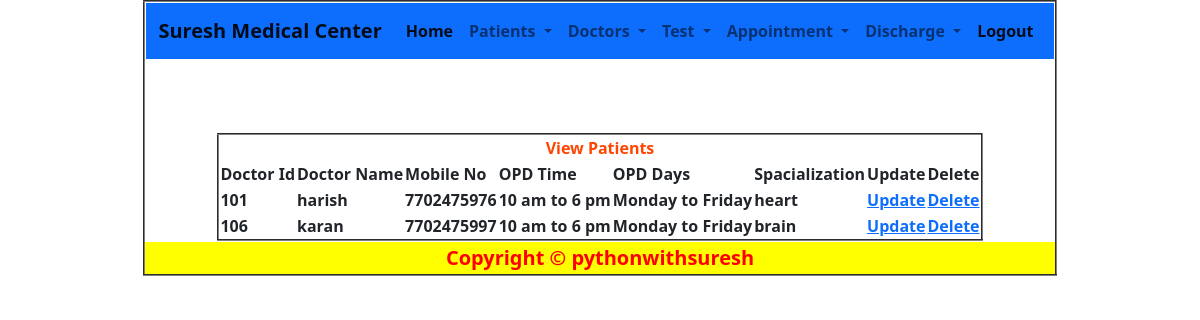
The app's page /viewd with its own data.
### app/models.py (models this page shows, shortened)
class DoctorModel(models.Model):
    Doctor_id=models.IntegerField(primary_key=True)
    Doctor_name=models.CharField(max_length=30)
    Mobile=models.IntegerField()
    OPT_Time=models.CharField(max_length=30)
    OPD_Days=models.CharField(max_length=30)
    Specialization=models.CharField(max_length=30)

### app/views.py (the view)
# urls.py: path('viewd',views.viewd,name='viewd'),
def viewd(request):
    return render(request, 'app/viewdoctor.html', {"data": DoctorModel.objects.all()})

### templates/app/viewdoctor.html
{% extends 'common.html' %}
{% block suresh %}
    <br><br><br>
    <table align="center" border="2">
    <tr><th colspan="11" style="color: orangered;text-align: center">View Patients</th></tr>
    <tr>
        <th>Doctor Id</th>
        <th>Doctor Name</th>
        <th>Mobile No</th>
        <th>OPD Time</th>
        <th>OPD Days</th>
        <th>Spacialization</th>
        <th>Update</th>
        <th>Delete</th>
    </tr>
    {% for x in data %}
        <tr>
            <th>{{ x.Doctor_id}}</th>
            <th>{{ x.Doctor_name}}</th>
            <th>{{ x.Mobile}}</th>
            <th>{{ x.OPT_Time}}</th>
            <th>{{ x.OPD_Days}}</th>
            <th>{{ x.Specialization}}</th>
        <th><a href="{% url 'updated' %}?pid={{ x.Doctor_id }}"> Update</a></th>
        <th><a href="{% url 'deld' %}?pid={{ x.Doctor_id }}"> Delete</a></th>
        </tr>
    {% endfor %}
    </table>
{% endblock %}

### records on screen
DoctorModel: Doctor_id "101", Doctor_name "harish", Mobile "7702475976", OPT_Time "10 am to 6 pm", OPD_Days "Monday to Friday", Specialization "heart"
DoctorModel: Doctor_id "106", Doctor_name "karan", Mobile "7702475997", OPT_Time "10 am to 6 pm", OPD_Days "Monday to Friday", Specialization "brain"
